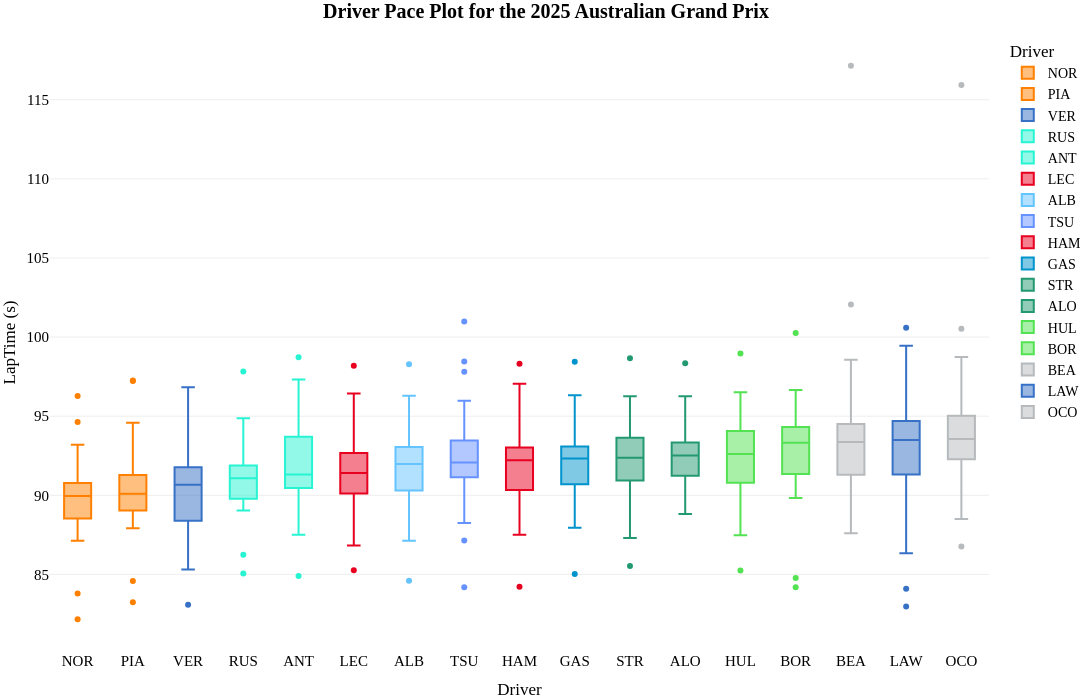

The notebook cell saved with this chart:
### Code cell
fig_pace=px.box(
    transformed_laps.sort_values(by=["median","LapNumber"]),
    x="Driver",
    y="LapTime (s)",
    color='Driver',
    template="xgridoff",
    title="<b>Driver Pace Plot for the {} {}</b>".format(year,gp),
    # palette=team_palette,
    # whiskerprops=dict(color="white"),
    # boxprops=dict(edgecolor="white"),
    # medianprops=dict(color="grey"),
    # capprops=dict(color="white"),
    height=700, width=1200,

color_discrete_map={
                 "VER": "#3671C6",
                 "LAW": "#3671C6",
                 "LEC": "#E80020",
                 "HAM": "#E80020",
                 "NOR": "#FF8000",
                 "PIA": "#FF8000",
                 "RUS": "#27F4D2",
                 "ANT": "#27F4D2",
                 "GAS": "#0093CC",
                 "DOO": "#0093CC",
                 "ALO": "#229971",
                 "STR": "#229971",
                 "SAI": "#64C4FF",
                 "ALB": "#64C4FF",
                 "HUL": "#52e252",
                 "BOR": "#52e252",
                 "TSU": "#6692FF",
                 "HAD": "#6692FF",
                 "OCO": "#B6BABD",
                 "BEA": "#B6BABD"
          }
)
fig_pace.update_traces(opacity=1)
fig_pace.update_layout(
    title_x=0.5,
    hoverlabel=dict(
    bgcolor="white",
    font_size=16,
    font_family="PT Sans Narrow"
    ),
    yaxis = dict(tickfont = dict(size=15)),
    xaxis = dict(tickfont = dict(size=15)),
    font=dict(
        family="PT Sans Narrow",
        size=14,
        color="Black"
    ),
    title_font_family="PT Sans Narrow",
    margin=dict(l=50, r=5, t=35, b=50)
)
fig_pace.show()

### Figure 1 — Plotly figure (JSON) as saved in the notebook; plotly's stock layout.template omitted (floating-point values rounded to 4 significant figures)
{"data": [{"alignmentgroup": "True", "hovertemplate": "Driver=%{x}<br>LapTime (s)=%{y}<extra></extra>", "legendgroup": "NOR", "marker": {"color": "#FF8000"}, "name": "NOR", "notched": false, "offsetgroup": "NOR", "opacity": 1, "orientation": "v", "showlegend": true, "type": "box", "x": ["NOR", "NOR", "NOR", "NOR", "NOR", "NOR", "NOR", "NOR", "NOR", "NOR", "NOR", "NOR", "NOR", "NOR", "NOR", "NOR", "NOR", "NOR", "NOR", "NOR", "NOR", "NOR", "NOR", "NOR", "NOR", "NOR", "NOR", "NOR", "NOR", "NOR", "NOR", "NOR", "NOR", "NOR", "NOR"], "x0": " ", "xaxis": "x", "y": [96.28, 94.64, 92.13, 92.19, 91.78, 91.32, 90.8, 90.23, 89.95, 90.26, 90.15, 90.55, 90.71, 90.23, 90.3, 89.92, 89.69, 89.6, 89.16, 89.25, 89.1, 88.36, 88.03, 87.69, 87.8, 87.5, 83.8, 82.17, 91.57, 93.2, 90.48, 89.43, 89.19, 88.0, 87.13], "y0": " ", "yaxis": "y"}, {"alignmentgroup": "True", "hovertemplate": "Driver=%{x}<br>LapTime (s)=%{y}<extra></extra>", "legendgroup": "PIA", "marker": {"color": "#FF8000"}, "name": "PIA", "notched": false, "offsetgroup": "PIA", "opacity": 1, "orientation": "v", "showlegend": true, "type": "box", "x": ["PIA", "PIA", "PIA", "PIA", "PIA", "PIA", "PIA", "PIA", "PIA", "PIA", "PIA", "PIA", "PIA", "PIA", "PIA", "PIA", "PIA", "PIA", "PIA", "PIA", "PIA", "PIA", "PIA", "PIA", "PIA", "PIA", "PIA", "PIA", "PIA", "PIA", "PIA", "PIA", "PIA", "PIA"], "x0": " ", "xaxis": "x", "y": [97.25, 94.58, 92.67, 91.96, 91.29, 91.38, 90.56, 90.34, 90.72, 90.7, 90.14, 90.82, 90.16, 89.73, 90.21, 89.74, 89.63, 89.3, 89.13, 89.04, 88.63, 88.19, 88.33, 87.92, 89.38, 88.23, 84.58, 83.24, 97.22, 91.81, 92.51, 90.05, 88.56, 89.52], "y0": " ", "yaxis": "y"}, {"alignmentgroup": "True", "hovertemplate": "Driver=%{x}<br>LapTime (s)=%{y}<extra></extra>", "legendgroup": "VER", "marker": {"color": "#3671C6"}, "name": "VER", "notched": false, "offsetgroup": "VER", "opacity": 1, "orientation": "v", "showlegend": true, "type": "box", "x": ["VER", "VER", "VER", "VER", "VER", "VER", "VER", "VER", "VER", "VER", "VER", "VER", "VER", "VER", "VER", "VER", "VER", "VER", "VER", "VER", "VER", "VER", "VER", "VER", "VER", "VER", "VER", "VER", "VER", "VER", "VER", "VER", "VER", "VER", "VER", "VER"], "x0": " ", "xaxis": "x", "y": [96.83, 94.31, 92.65, 92.45, 91.59, 91.27, 90.64, 90.33, 90.59, 93.39, 92.17, 91.94, 91.6, 91.18, 91.04, 90.69, 90.98, 90.84, 90.29, 89.73, 89.41, 89.04, 88.24, 88.13, 88.21, 88.05, 85.32, 83.08, 86.79, 92.87, 93.86, 90.86, 89.1, 88.54, 87.92, 87.4], "y0": " ", "yaxis": "y"}, {"alignmentgroup": "True", "hovertemplate": "Driver=%{x}<br>LapTime (s)=%{y}<extra></extra>", "legendgroup": "RUS", "marker": {"color": "#27F4D2"}, "name": "RUS", "notched": false, "offsetgroup": "RUS", "opacity": 1, "orientation": "v", "showlegend": true, "type": "box", "x": ["RUS", "RUS", "RUS", "RUS", "RUS", "RUS", "RUS", "RUS", "RUS", "RUS", "RUS", "RUS", "RUS", "RUS", "RUS", "RUS", "RUS", "RUS", "RUS", "RUS", "RUS", "RUS", "RUS", "RUS", "RUS", "RUS", "RUS", "RUS", "RUS", "RUS", "RUS", "RUS", "RUS", "RUS"], "x0": " ", "xaxis": "x", "y": [97.82, 94.87, 93.59, 93.35, 92.8, 92.36, 91.86, 91.89, 91.74, 91.6, 91.74, 92.19, 91.31, 91.13, 91.03, 90.97, 90.67, 90.49, 90.11, 89.86, 89.7, 89.49, 89.79, 89.04, 89.36, 86.24, 85.06, 91.87, 94.33, 91.18, 90.41, 90.08, 89.45, 89.12], "y0": " ", "yaxis": "y"}, {"alignmentgroup": "True", "hovertemplate": "Driver=%{x}<br>LapTime (s)=%{y}<extra></extra>", "legendgroup": "ANT", "marker": {"color": "#27F4D2"}, "name": "ANT", "notched": false, "offsetgroup": "ANT", "opacity": 1, "orientation": "v", "showlegend": true, "type": "box", "x": ["ANT", "ANT", "ANT", "ANT", "ANT", "ANT", "ANT", "ANT", "ANT", "ANT", "ANT", "ANT", "ANT", "ANT", "ANT", "ANT", "ANT", "ANT", "ANT", "ANT", "ANT", "ANT", "ANT", "ANT", "ANT", "ANT", "ANT", "ANT", "ANT", "ANT", "ANT", "ANT", "ANT", "ANT"], "x0": " ", "xaxis": "x", "y": [98.73, 96.31, 95.27, 94.68, 95.39, 93.7, 93.8, 92.21, 97.33, 92.31, 92.18, 91.94, 91.32, 91.04, 91.89, 91.32, 90.82, 90.71, 91.3, 90.46, 90.72, 89.92, 89.79, 89.25, 89.03, 87.5, 84.9, 90.78, 95.01, 91.4, 90.56, 90.6, 88.15, 88.65], "y0": " ", "yaxis": "y"}, {"alignmentgroup": "True", "hovertemplate": "Driver=%{x}<br>LapTime (s)=%{y}<extra></extra>", "legendgroup": "LEC", "marker": {"color": "#E80020"}, "name": "LEC", "notched": false, "offsetgroup": "LEC", "opacity": 1, "orientation": "v", "showlegend": true, "type": "box", "x": ["LEC", "LEC", "LEC", "LEC", "LEC", "LEC", "LEC", "LEC", "LEC", "LEC", "LEC", "LEC", "LEC", "LEC", "LEC", "LEC", "LEC", "LEC", "LEC", "LEC", "LEC", "LEC", "LEC", "LEC", "LEC", "LEC", "LEC", "LEC", "LEC", "LEC", "LEC", "LEC", "LEC", "LEC", "LEC", "LEC"], "x0": " ", "xaxis": "x", "y": [98.19, 94.93, 93.54, 94.25, 93.54, 92.2, 92.45, 91.85, 91.83, 92.5, 92.61, 91.86, 91.76, 91.16, 90.69, 91.55, 90.73, 90.25, 90.34, 90.56, 89.72, 89.49, 89.37, 89.55, 89.34, 86.83, 85.27, 96.36, 91.27, 96.43, 96.38, 92.73, 91.08, 89.97, 89.8, 90.96], "y0": " ", "yaxis": "y"}, {"alignmentgroup": "True", "hovertemplate": "Driver=%{x}<br>LapTime (s)=%{y}<extra></extra>", "legendgroup": "ALB", "marker": {"color": "#64C4FF"}, "name": "ALB", "notched": false, "offsetgroup": "ALB", "opacity": 1, "orientation": "v", "showlegend": true, "type": "box", "x": ["ALB", "ALB", "ALB", "ALB", "ALB", "ALB", "ALB", "ALB", "ALB", "ALB", "ALB", "ALB", "ALB", "ALB", "ALB", "ALB", "ALB", "ALB", "ALB", "ALB", "ALB", "ALB", "ALB", "ALB", "ALB", "ALB", "ALB", "ALB", "ALB", "ALB", "ALB", "ALB", "ALB", "ALB"], "x0": " ", "xaxis": "x", "y": [98.28, 96.3, 94.49, 94.21, 93.71, 93.15, 92.72, 92.73, 92.46, 93.09, 92.98, 93.05, 92.36, 92.04, 92.05, 91.75, 91.87, 91.01, 91.31, 90.45, 90.33, 90.02, 89.63, 90.05, 90.19, 87.13, 84.6, 92.8, 95.0, 91.92, 90.59, 90.3, 90.3, 89.94], "y0": " ", "yaxis": "y"}, {"alignmentgroup": "True", "hovertemplate": "Driver=%{x}<br>LapTime (s)=%{y}<extra></extra>", "legendgroup": "TSU", "marker": {"color": "#6692FF"}, "name": "TSU", "notched": false, "offsetgroup": "TSU", "opacity": 1, "orientation": "v", "showlegend": true, "type": "box", "x": ["TSU", "TSU", "TSU", "TSU", "TSU", "TSU", "TSU", "TSU", "TSU", "TSU", "TSU", "TSU", "TSU", "TSU", "TSU", "TSU", "TSU", "TSU", "TSU", "TSU", "TSU", "TSU", "TSU", "TSU", "TSU", "TSU", "TSU", "TSU", "TSU", "TSU", "TSU", "TSU", "TSU", "TSU", "TSU", "TSU"], "x0": " ", "xaxis": "x", "y": [98.46, 95.41, 94.43, 94.14, 93.27, 92.76, 92.43, 92.55, 92.13, 92.64, 93.44, 93.5, 92.55, 92.01, 91.57, 91.79, 91.38, 91.38, 91.2, 91.07, 90.71, 90.03, 90.18, 90.08, 90.49, 87.15, 84.19, 88.25, 95.98, 101.0, 97.81, 94.84, 92.36, 91.89, 91.52, 91.51], "y0": " ", "yaxis": "y"}, {"alignmentgroup": "True", "hovertemplate": "Driver=%{x}<br>LapTime (s)=%{y}<extra></extra>", "legendgroup": "HAM", "marker": {"color": "#E80020"}, "name": "HAM", "notched": false, "offsetgroup": "HAM", "opacity": 1, "orientation": "v", "showlegend": true, "type": "box", "x": ["HAM", "HAM", "HAM", "HAM", "HAM", "HAM", "HAM", "HAM", "HAM", "HAM", "HAM", "HAM", "HAM", "HAM", "HAM", "HAM", "HAM", "HAM", "HAM", "HAM", "HAM", "HAM", "HAM", "HAM", "HAM", "HAM", "HAM", "HAM", "HAM", "HAM", "HAM", "HAM", "HAM", "HAM", "HAM", "HAM"], "x0": " ", "xaxis": "x", "y": [98.31, 96.24, 95.11, 94.3, 93.25, 93.02, 92.99, 92.76, 92.75, 92.83, 92.88, 92.91, 92.34, 92.08, 92.04, 91.77, 91.85, 90.86, 91.3, 90.75, 90.14, 90.13, 89.74, 90.42, 90.23, 87.51, 84.22, 89.45, 93.05, 96.71, 97.05, 93.04, 91.27, 89.87, 90.09, 92.42], "y0": " ", "yaxis": "y"}, {"alignmentgroup": "True", "hovertemplate": "Driver=%{x}<br>LapTime (s)=%{y}<extra></extra>", "legendgroup": "GAS", "marker": {"color": "#0093CC"}, "name": "GAS", "notched": false, "offsetgroup": "GAS", "opacity": 1, "orientation": "v", "showlegend": true, "type": "box", "x": ["GAS", "GAS", "GAS", "GAS", "GAS", "GAS", "GAS", "GAS", "GAS", "GAS", "GAS", "GAS", "GAS", "GAS", "GAS", "GAS", "GAS", "GAS", "GAS", "GAS", "GAS", "GAS", "GAS", "GAS", "GAS", "GAS", "GAS", "GAS", "GAS", "GAS", "GAS", "GAS", "GAS", "GAS", "GAS"], "x0": " ", "xaxis": "x", "y": [98.44, 96.06, 95.53, 94.7, 94.23, 93.28, 92.86, 92.74, 92.44, 92.8, 93.12, 92.46, 92.33, 92.32, 92.36, 92.44, 92.03, 91.62, 90.93, 90.64, 90.38, 90.05, 90.12, 89.3, 89.38, 87.94, 85.02, 88.33, 92.97, 96.33, 92.3, 94.97, 92.32, 90.87, 91.31], "y0": " ", "yaxis": "y"}, {"alignmentgroup": "True", "hovertemplate": "Driver=%{x}<br>LapTime (s)=%{y}<extra></extra>", "legendgroup": "STR", "marker": {"color": "#229971"}, "name": "STR", "notched": false, "offsetgroup": "STR", "opacity": 1, "orientation": "v", "showlegend": true, "type": "box", "x": ["STR", "STR", "STR", "STR", "STR", "STR", "STR", "STR", "STR", "STR", "STR", "STR", "STR", "STR", "STR", "STR", "STR", "STR", "STR", "STR", "STR", "STR", "STR", "STR", "STR", "STR", "STR", "STR", "STR", "STR", "STR", "STR", "STR", "STR"], "x0": " ", "xaxis": "x", "y": [98.66, 96.25, 95.14, 94.97, 94.43, 93.9, 93.1, 92.38, 92.55, 93.39, 93.63, 92.68, 92.58, 92.43, 94.27, 92.64, 92.1, 92.09, 91.55, 91.41, 90.72, 90.94, 90.85, 91.08, 90.66, 87.3, 85.54, 92.36, 95.39, 91.56, 90.79, 90.39, 90.32, 90.96], "y0": " ", "yaxis": "y"}, {"alignmentgroup": "True", "hovertemplate": "Driver=%{x}<br>LapTime (s)=%{y}<extra></extra>", "legendgroup": "ALO", "marker": {"color": "#229971"}, "name": "ALO", "notched": false, "offsetgroup": "ALO", "opacity": 1, "orientation": "v", "showlegend": true, "type": "box", "x": ["ALO", "ALO", "ALO", "ALO", "ALO", "ALO", "ALO", "ALO", "ALO", "ALO", "ALO", "ALO", "ALO", "ALO", "ALO", "ALO", "ALO", "ALO", "ALO", "ALO", "ALO", "ALO", "ALO", "ALO", "ALO"], "x0": " ", "xaxis": "x", "y": [98.35, 96.27, 95.57, 95.3, 94.08, 93.52, 92.66, 92.32, 92.52, 92.97, 92.7, 92.28, 92.61, 92.55, 93.28, 92.51, 91.67, 91.76, 91.34, 90.89, 90.65, 89.72, 89.37, 88.85, 88.82], "y0": " ", "yaxis": "y"}, {"alignmentgroup": "True", "hovertemplate": "Driver=%{x}<br>LapTime (s)=%{y}<extra></extra>", "legendgroup": "HUL", "marker": {"color": "#52e252"}, "name": "HUL", "notched": false, "offsetgroup": "HUL", "opacity": 1, "orientation": "v", "showlegend": true, "type": "box", "x": ["HUL", "HUL", "HUL", "HUL", "HUL", "HUL", "HUL", "HUL", "HUL", "HUL", "HUL", "HUL", "HUL", "HUL", "HUL", "HUL", "HUL", "HUL", "HUL", "HUL", "HUL", "HUL", "HUL", "HUL", "HUL", "HUL", "HUL", "HUL", "HUL", "HUL", "HUL", "HUL", "HUL", "HUL"], "x0": " ", "xaxis": "x", "y": [98.96, 96.51, 95.04, 94.99, 94.99, 94.06, 95.02, 93.61, 93.86, 94.82, 93.8, 93.52, 93.87, 93.22, 93.19, 92.77, 92.47, 91.97, 91.81, 91.12, 90.8, 90.38, 90.69, 90.07, 90.11, 87.47, 85.24, 91.21, 95.94, 91.81, 90.99, 90.44, 90.36, 90.86], "y0": " ", "yaxis": "y"}, {"alignmentgroup": "True", "hovertemplate": "Driver=%{x}<br>LapTime (s)=%{y}<extra></extra>", "legendgroup": "BOR", "marker": {"color": "#52e252"}, "name": "BOR", "notched": false, "offsetgroup": "BOR", "opacity": 1, "orientation": "v", "showlegend": true, "type": "box", "x": ["BOR", "BOR", "BOR", "BOR", "BOR", "BOR", "BOR", "BOR", "BOR", "BOR", "BOR", "BOR", "BOR", "BOR", "BOR", "BOR", "BOR", "BOR", "BOR", "BOR", "BOR", "BOR", "BOR", "BOR", "BOR", "BOR", "BOR"], "x0": " ", "xaxis": "x", "y": [100.3, 96.66, 95.62, 94.66, 94.38, 94.38, 94.1, 93.69, 94.11, 94.76, 93.89, 93.91, 93.33, 93.35, 92.73, 92.97, 92.37, 92.23, 91.42, 91.41, 90.75, 91.33, 91.15, 90.45, 89.83, 84.77, 84.19], "y0": " ", "yaxis": "y"}, {"alignmentgroup": "True", "hovertemplate": "Driver=%{x}<br>LapTime (s)=%{y}<extra></extra>", "legendgroup": "BEA", "marker": {"color": "#B6BABD"}, "name": "BEA", "notched": false, "offsetgroup": "BEA", "opacity": 1, "orientation": "v", "showlegend": true, "type": "box", "x": ["BEA", "BEA", "BEA", "BEA", "BEA", "BEA", "BEA", "BEA", "BEA", "BEA", "BEA", "BEA", "BEA", "BEA", "BEA", "BEA", "BEA", "BEA", "BEA", "BEA", "BEA", "BEA", "BEA", "BEA", "BEA", "BEA", "BEA", "BEA", "BEA", "BEA", "BEA", "BEA", "BEA", "BEA"], "x0": " ", "xaxis": "x", "y": [102.1, 98.56, 96.41, 95.42, 95.0, 94.25, 93.73, 93.89, 93.39, 94.53, 94.53, 94.06, 94.09, 93.82, 93.59, 93.34, 93.04, 92.61, 92.58, 92.51, 94.5, 91.27, 91.38, 91.26, 91.3, 117.1, 87.6, 91.06, 93.26, 91.37, 90.49, 91.28, 90.23, 90.55], "y0": " ", "yaxis": "y"}, {"alignmentgroup": "True", "hovertemplate": "Driver=%{x}<br>LapTime (s)=%{y}<extra></extra>", "legendgroup": "LAW", "marker": {"color": "#3671C6"}, "name": "LAW", "notched": false, "offsetgroup": "LAW", "opacity": 1, "orientation": "v", "showlegend": true, "type": "box", "x": ["LAW", "LAW", "LAW", "LAW", "LAW", "LAW", "LAW", "LAW", "LAW", "LAW", "LAW", "LAW", "LAW", "LAW", "LAW", "LAW", "LAW", "LAW", "LAW", "LAW", "LAW", "LAW", "LAW", "LAW", "LAW", "LAW", "LAW", "LAW", "LAW", "LAW"], "x0": " ", "xaxis": "x", "y": [100.6, 98.44, 96.61, 95.17, 94.06, 94.32, 93.62, 93.5, 93.92, 94.58, 95.0, 94.69, 93.5, 92.88, 92.08, 92.62, 92.16, 91.96, 91.13, 91.09, 91.08, 90.8, 91.31, 91.65, 93.76, 84.1, 82.97, 86.33, 97.84, 99.46], "y0": " ", "yaxis": "y"}, {"alignmentgroup": "True", "hovertemplate": "Driver=%{x}<br>LapTime (s)=%{y}<extra></extra>", "legendgroup": "OCO", "marker": {"color": "#B6BABD"}, "name": "OCO", "notched": false, "offsetgroup": "OCO", "opacity": 1, "orientation": "v", "showlegend": true, "type": "box", "x": ["OCO", "OCO", "OCO", "OCO", "OCO", "OCO", "OCO", "OCO", "OCO", "OCO", "OCO", "OCO", "OCO", "OCO", "OCO", "OCO", "OCO", "OCO", "OCO", "OCO", "OCO", "OCO", "OCO", "OCO", "OCO", "OCO", "OCO", "OCO", "OCO", "OCO", "OCO", "OCO", "OCO", "OCO", "OCO", "OCO"], "x0": " ", "xaxis": "x", "y": [100.5, 98.05, 96.47, 95.7, 94.58, 93.94, 93.53, 93.7, 93.95, 94.74, 95.31, 96.27, 94.39, 93.39, 93.53, 93.34, 93.05, 92.54, 92.54, 92.3, 92.21, 93.74, 91.5, 91.62, 91.16, 115.9, 86.76, 88.5, 93.57, 96.26, 98.75, 94.58, 93.15, 92.26, 91.91, 90.92], "y0": " ", "yaxis": "y"}], "layout": {"boxmode": "overlay", "font": {"color": "Black", "family": "PT Sans Narrow", "size": 14}, "height": 700, "hoverlabel": {"bgcolor": "white", "font": {"family": "PT Sans Narrow", "size": 16}}, "legend": {"title": {"text": "Driver"}, "tracegroupgap": 0}, "margin": {"b": 50, "l": 50, "r": 5, "t": 35}, "title": {"font": {"family": "PT Sans Narrow"}, "text": "<b>Driver Pace Plot for the 2025 Australian Grand Prix</b>", "x": 0.5}, "width": 1200, "xaxis": {"anchor": "y", "categoryarray": ["NOR", "PIA", "VER", "RUS", "ANT", "LEC", "ALB", "TSU", "HAM", "GAS", "STR", "ALO", "HUL", "BOR", "BEA", "LAW", "OCO"], "categoryorder": "array", "domain": [0, 1], "tickfont": {"size": 15}, "title": {"text": "Driver"}}, "yaxis": {"anchor": "x", "domain": [0, 1], "tickfont": {"size": 15}, "title": {"text": "LapTime (s)"}}}}
